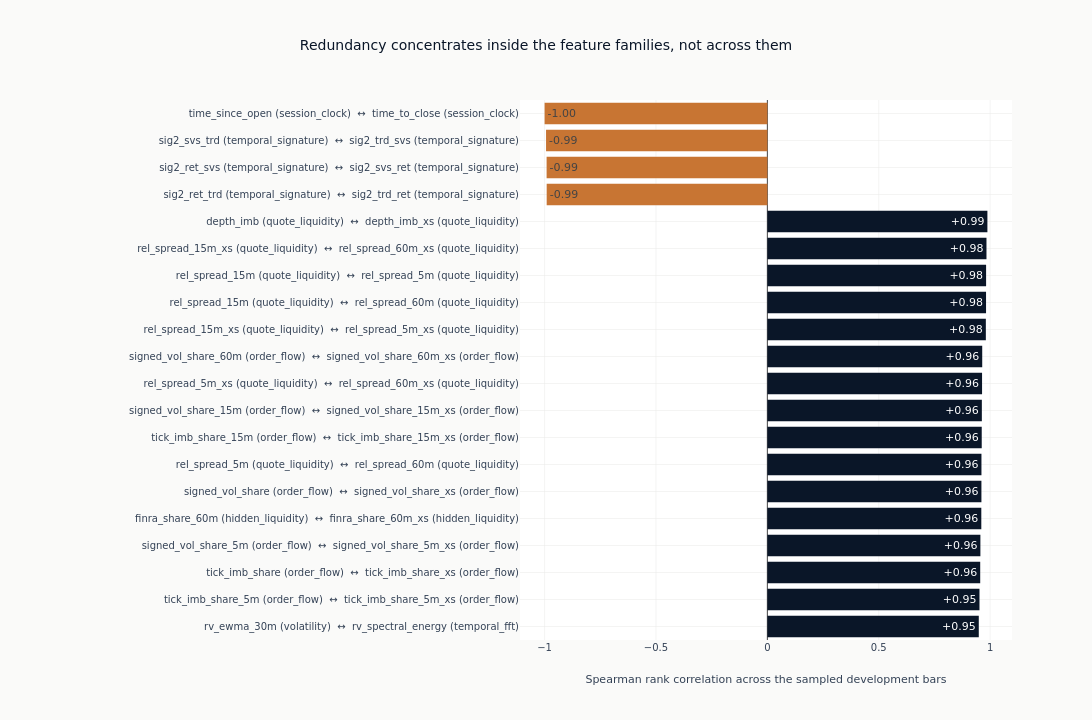

The cell this chart's notebook holds for it:
### Markdown cell above
### The Strongest Redundant Pairs

Ranked pairs rather than the full matrix. At this many features an unmasked heatmap
is mostly empty space with tick labels too small to read, and the question this
section asks is about specific pairs: which two candidates are the same evidence
entered twice. Each bar names both members and the family each belongs to, so a pair
drawn from inside one family and a pair spanning two are distinguishable. The second
kind is the one that matters most, because a selection that keeps one representative
per family would not notice it.

The counts printed below the figure separate those two kinds, and separate out a
third: pairs that are a level against its own cross-sectional z-score. Those are
redundant by construction rather than by anything the data did.

### Code cell
RANKED_PAIRS = 20
if high_corr_pairs:
    ranked = sorted(high_corr_pairs, key=lambda pair: abs(pair[2]), reverse=True)[:RANKED_PAIRS]
    pair_labels = [
        f"{left} ({families.get(left, 'other')})  ↔  {right} ({families.get(right, 'other')})"
        for left, right, _ in ranked
    ]
    pair_values = [float(value) for _, _, value in ranked]
    cross_family = sum(
        families.get(left, "other") != families.get(right, "other") for left, right, _ in ranked
    )
    # A level against its own cross-sectional z-score: the same measurement twice,
    # which the family declaration already says is one hypothesis on two scales.
    same_twin = sum(left == f"{right}_xs" or right == f"{left}_xs" for left, right, _ in ranked)
    fig = go.Figure(
        go.Bar(
            x=list(reversed(pair_values)),
            y=list(reversed(pair_labels)),
            orientation="h",
            marker_color=[
                COLORS["blue"] if value > 0 else COLORS["copper"] for value in reversed(pair_values)
            ],
            text=[f"{value:+.2f}" for value in reversed(pair_values)],
            textposition="inside",
        )
    )
    fig.update_layout(
        title="Redundancy concentrates inside the feature families, not across them",
        xaxis_title="Spearman rank correlation across the sampled development bars",
        height=720,
        width=1150,
        margin={"l": 520},
        showlegend=False,
    )
    show_plotly_with_alt(
        fig,
        "A histogram of the Spearman rank correlation between feature pairs over the sampled development bars, with the pairs drawn from within a family separated from those spanning two families.",
    )
    print(f"Of the {len(ranked)} strongest pairs, {cross_family} span two families")
    print(f"Of the {len(ranked)} strongest pairs, {same_twin} are a level against its own z-score")

### Figure 1 — Plotly figure (JSON) as saved in the notebook; plotly's stock layout.template omitted (floating-point values rounded to 4 significant figures)
{"data": [{"marker": {"color": ["#0a1628", "#0a1628", "#0a1628", "#0a1628", "#0a1628", "#0a1628", "#0a1628", "#0a1628", "#0a1628", "#0a1628", "#0a1628", "#0a1628", "#0a1628", "#0a1628", "#0a1628", "#0a1628", "#C87533", "#C87533", "#C87533", "#C87533"]}, "orientation": "h", "text": ["+0.95", "+0.95", "+0.96", "+0.96", "+0.96", "+0.96", "+0.96", "+0.96", "+0.96", "+0.96", "+0.96", "+0.98", "+0.98", "+0.98", "+0.98", "+0.99", "-0.99", "-0.99", "-0.99", "-1.00"], "textposition": "inside", "type": "bar", "x": [0.949, 0.9521, 0.9554, 0.9562, 0.9603, 0.9608, 0.961, 0.9622, 0.9628, 0.9637, 0.9644, 0.9807, 0.9816, 0.9819, 0.9835, 0.9877, -0.9906, -0.991, -0.9935, -1.0], "y": ["rv_ewma_30m (volatility)  ↔  rv_spectral_energy (temporal_fft)", "tick_imb_share_5m (order_flow)  ↔  tick_imb_share_5m_xs (order_flow)", "tick_imb_share (order_flow)  ↔  tick_imb_share_xs (order_flow)", "signed_vol_share_5m (order_flow)  ↔  signed_vol_share_5m_xs (order_flow)", "finra_share_60m (hidden_liquidity)  ↔  finra_share_60m_xs (hidden_liquidity)", "signed_vol_share (order_flow)  ↔  signed_vol_share_xs (order_flow)", "rel_spread_5m (quote_liquidity)  ↔  rel_spread_60m (quote_liquidity)", "tick_imb_share_15m (order_flow)  ↔  tick_imb_share_15m_xs (order_flow)", "signed_vol_share_15m (order_flow)  ↔  signed_vol_share_15m_xs (order_flow)", "rel_spread_5m_xs (quote_liquidity)  ↔  rel_spread_60m_xs (quote_liquidity)", "signed_vol_share_60m (order_flow)  ↔  signed_vol_share_60m_xs (order_flow)", "rel_spread_15m_xs (quote_liquidity)  ↔  rel_spread_5m_xs (quote_liquidity)", "rel_spread_15m (quote_liquidity)  ↔  rel_spread_60m (quote_liquidity)", "rel_spread_15m (quote_liquidity)  ↔  rel_spread_5m (quote_liquidity)", "rel_spread_15m_xs (quote_liquidity)  ↔  rel_spread_60m_xs (quote_liquidity)", "depth_imb (quote_liquidity)  ↔  depth_imb_xs (quote_liquidity)", "sig2_ret_trd (temporal_signature)  ↔  sig2_trd_ret (temporal_signature)", "sig2_ret_svs (temporal_signature)  ↔  sig2_svs_ret (temporal_signature)", "sig2_svs_trd (temporal_signature)  ↔  sig2_trd_svs (temporal_signature)", "time_since_open (session_clock)  ↔  time_to_close (session_clock)"]}], "layout": {"height": 720, "margin": {"l": 520}, "showlegend": false, "title": {"text": "Redundancy concentrates inside the feature families, not across them"}, "width": 1150, "xaxis": {"title": {"text": "Spearman rank correlation across the sampled development bars"}}}}
